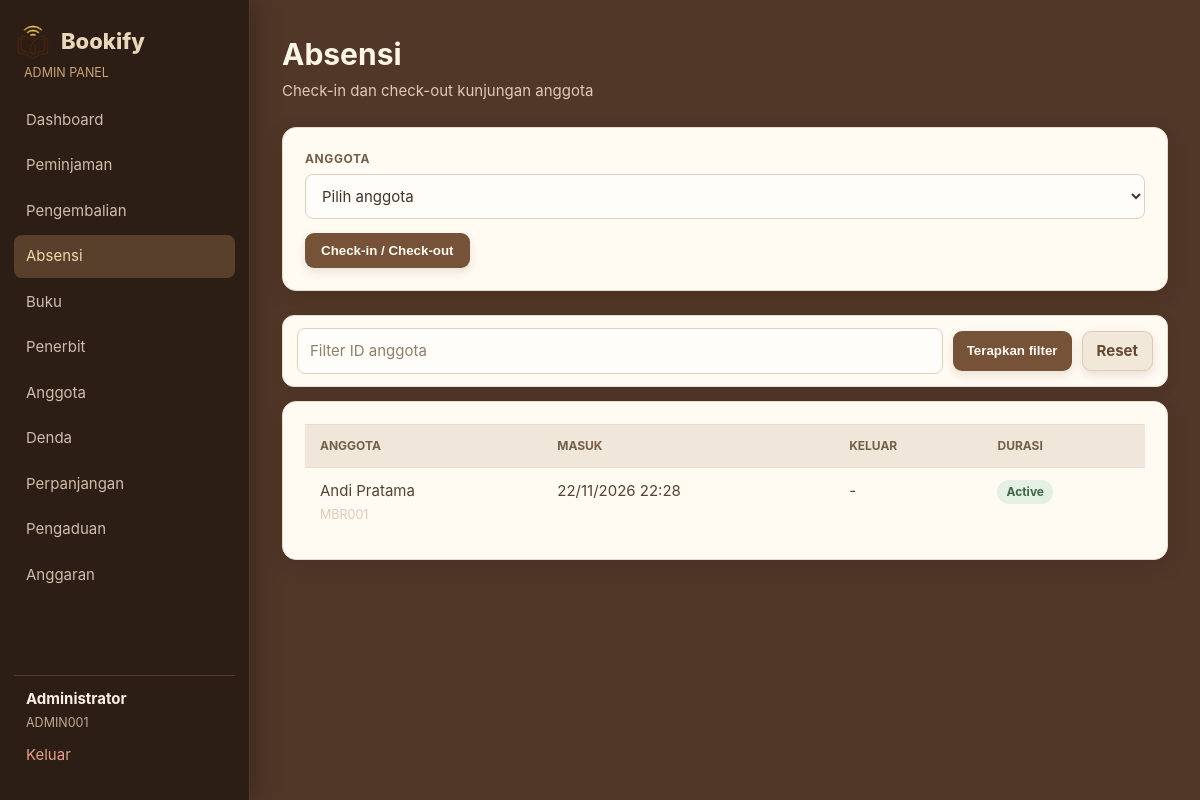
The app's page /admin/attendance.php (signed in), older data.
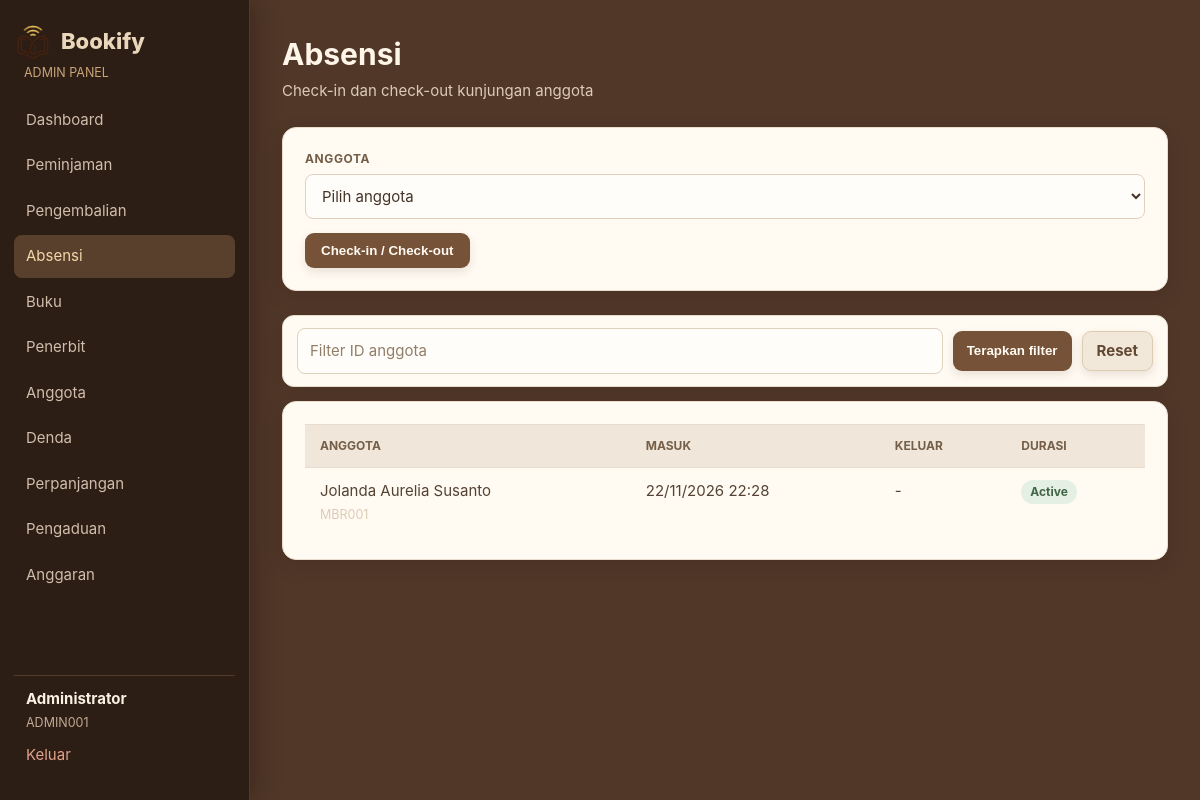
The same page, newer data.
### tables this page shows
CREATE TABLE attendances (
    id INTEGER PRIMARY KEY AUTOINCREMENT, user_id INTEGER NOT NULL, check_in TEXT NOT NULL DEFAULT CURRENT_TIMESTAMP,
    check_out TEXT, duration INTEGER, created_at TEXT NOT NULL DEFAULT CURRENT_TIMESTAMP,
    FOREIGN KEY (user_id) REFERENCES users(id)
);

CREATE TABLE users (
    id INTEGER PRIMARY KEY AUTOINCREMENT, member_id TEXT NOT NULL UNIQUE, name TEXT NOT NULL,
    email TEXT NOT NULL UNIQUE, phone TEXT, gender TEXT, address TEXT, password TEXT NOT NULL,
    role TEXT NOT NULL DEFAULT 'member', status TEXT NOT NULL DEFAULT 'active',
    created_at TEXT NOT NULL DEFAULT CURRENT_TIMESTAMP, updated_at TEXT NOT NULL DEFAULT CURRENT_TIMESTAMP
);

### admin/attendance.php (the view, shortened to what this page needs)
<?php
require_once __DIR__ . '/../includes/layout.php'; require_admin();
$memberId = trim($_GET['member_id'] ?? '');
$data = rows('SELECT a.*,u.name,u.member_id FROM attendances a JOIN users u ON u.id=a.user_id WHERE u.member_id LIKE ? ORDER BY a.check_in DESC LIMIT 100', ['%' . $memberId . '%']);
?>
<section class="modal"><form method="post"><div class="form-row"><label>Anggota</label><select name="member_id" required><option value="">Pilih anggota</option></select></div><button>Check-in / Check-out</button></form></section>
<form class="card admin-id-search" method="get"><input name="member_id" value="<?= e($memberId) ?>" placeholder="Filter ID anggota"><button type="submit">Terapkan filter</button><a class="button secondary" href="<?= e(url('admin/attendance.php')) ?>">Reset</a></form>
<section class="card table-card"><table><thead><tr><th>Anggota</th><th>Masuk</th><th>Keluar</th><th>Durasi</th></tr></thead><tbody><?php foreach ($data as $row): ?><tr><td><?= e($row['name']) ?><br><small class="muted"><?= e($row['member_id']) ?></small></td><td><?= date_id($row['check_in'], true) ?></td><td><?= date_id($row['check_out'], true) ?></td><td><?= $row['duration'] === null ? status_badge('active') : e($row['duration'] . ' menit') ?></td></tr><?php endforeach; ?><?php if (!$data): ?><tr><td colspan="4" class="muted">Tidak ada data absensi.</td></tr><?php endif; ?></tbody></table></section>

### includes/bootstrap.php (shortened to what this page needs)
<?php
function base_url(string $path = ''): string
{
    $script = rawurldecode($_SERVER['SCRIPT_NAME'] ?? '');
    $marker = '/versiphp/';
    $position = stripos($script, $marker);
    $base = $position === false ? '' : substr($script, 0, $position + strlen($marker) - 1);
    return $base . ($path === '' ? '/' : '/' . ltrim($path, '/'));
}
function url(string $path = ''): string
{
    return base_url($path);
}
function e(mixed $value): string
{
    return htmlspecialchars((string) $value, ENT_QUOTES, 'UTF-8');
}
function pdo(): PDO
{
    static $pdo = null;
    if ($pdo instanceof PDO) {
        return $pdo;
    }
    $pdo = new PDO('sqlite:' . DB_FILE);
    $pdo->setAttribute(PDO::ATTR_ERRMODE, PDO::ERRMODE_EXCEPTION);
    $pdo->setAttribute(PDO::ATTR_DEFAULT_FETCH_MODE, PDO::FETCH_ASSOC);
    $pdo->exec('PRAGMA foreign_keys = ON');
    initialise_database($pdo);
    return $pdo;
}
function initialise_database(PDO $db): void
{
    if ((int) $db->query('SELECT COUNT(*) FROM users')->fetchColumn() === 0) {
        seed_database($db);
    }
}
function rows(string $query, array $params = []): array
{
    $statement = pdo()->prepare($query);
    $statement->execute($params);
    return $statement->fetchAll();
}
function status_badge(string $status): string
{
    return '<span class="badge badge-' . e($status) . '">' . e(ucfirst($status)) . '</span>';
}
function date_id(?string $value, bool $withTime = false): string
{
    if (!$value) { return '-'; }
    $time = strtotime($value);
    return date($withTime ? 'd/m/Y H:i' : 'd/m/Y', $time);
}

Row changes from the older to the newer data that the page shows:
changed through a linked row, attendances "MBR001": user.name "Andi Pratama" → "Jolanda Aurelia Susanto"
